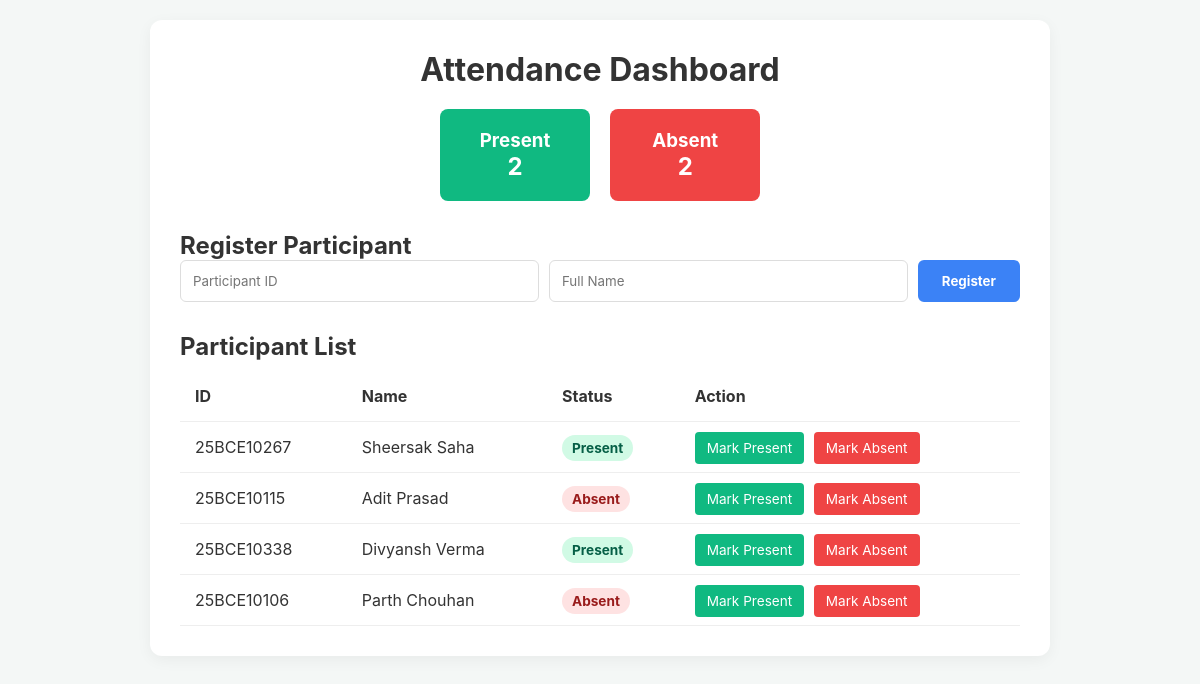
The page / on the database its author committed.
### tables this page shows
CREATE TABLE participants (id TEXT PRIMARY KEY, name TEXT, status TEXT);

### app.py (the view)
@app.route('/')
def index():
    conn = sqlite3.connect('attendance.db')
    c = conn.cursor()
    c.execute("SELECT * FROM participants")
    participants = c.fetchall()
    total_present = sum(1 for p in participants if p[2] == 'Present')
    total_absent = len(participants) - total_present
    return render_template('index.html', participants=participants, present=total_present, absent=total_absent)

### templates/index.html (shortened to what this page needs)
<!DOCTYPE html>
<html lang="en">
<head>
    <link rel="stylesheet" href="{{ url_for('static', filename='style.css') }}">
</head>
<body>
    <div class="container">
        <header>
            <h1>Attendance Dashboard</h1>
            <div class="summary-cards">
                <div class="card present">
                    <h3>Present</h3>
                    <h2>{{ present }}</h2>
                </div>
                <div class="card absent">
                    <h3>Absent</h3>
                    <h2>{{ absent }}</h2>
                </div>
            </div>
        </header>
        <section class="registration-section">
            <h2>Register Participant</h2>
            <form action="/add" method="POST" class="add-form">
                <input type="text" name="participant_id" placeholder="Participant ID" required>
                <input type="text" name="name" placeholder="Full Name" required>
                <button type="submit">Register</button>
            </form>
        </section>
        <section class="table-section">
            <h2>Participant List</h2>
            <div class="table-wrapper">
                <table>
                    <thead>
                        <tr>
                            <th>ID</th>
                            <th>Name</th>
                            <th>Status</th>
                            <th>Action</th>
                        </tr>
                    </thead>
                    <tbody>
                        {% for p in participants %}
                        <tr>
                            <td>{{ p[0] }}</td>
                            <td>{{ p[1] }}</td>
                            <td><span class="badge {{ p[2].lower() }}">{{ p[2] }}</span></td>
                            <td class="actions">
                                <a href="/update/{{ p[0] }}/Present" class="btn btn-present">Mark Present</a>
                                <a href="/update/{{ p[0] }}/Absent" class="btn btn-absent">Mark Absent</a>
                            </td>
                        </tr>
                        {% endfor %}
                    </tbody>
                </table>
            </div>
        </section>
    </div>
</body>
</html>

### static/style.css (style rules this page uses)
* { margin: 0; padding: 0; box-sizing: border-box; font-family: 'Inter', -apple-system, sans-serif; }
body { background-color: #f4f7f6; color: #333; padding: 20px; }
.container { max-width: 900px; margin: 0 auto; background: #ffffff; padding: 30px; border-radius: 12px; box-shadow: 0 4px 15px rgba(0, 0, 0, 0.05); }
header { text-align: center; margin-bottom: 30px; }
.summary-cards { display: flex; justify-content: center; gap: 20px; margin-top: 20px; }
.card { padding: 20px 40px; border-radius: 8px; color: white; min-width: 150px; }
.card.present { background-color: #10b981; }
.card.absent { background-color: #ef4444; }
.add-form { display: flex; gap: 10px; margin-bottom: 30px; flex-wrap: wrap; }
input { flex: 1; padding: 12px; border: 1px solid #ddd; border-radius: 6px; outline: none; }
button { padding: 12px 24px; background-color: #3b82f6; color: white; border: none; border-radius: 6px; cursor: pointer; font-weight: bold; transition: background 0.2s; }
.table-wrapper { overflow-x: auto; }
table { width: 100%; border-collapse: collapse; margin-top: 10px; }
th, td { padding: 15px; text-align: left; border-bottom: 1px solid #eee; }
.badge { padding: 5px 10px; border-radius: 20px; font-size: 0.85em; font-weight: bold; }
.badge.present { background: #d1fae5; color: #065f46; }
.badge.absent { background: #fee2e2; color: #991b1b; }
.btn { text-decoration: none; padding: 8px 12px; border-radius: 4px; font-size: 0.85em; color: white; margin-right: 5px; }
.btn-present { background-color: #10b981; }
.btn-absent { background-color: #ef4444; }

### rows shown on the page
participants: id "25BCE10267", name "Sheersak Saha", status "Present"
participants: id "25BCE10115", name "Adit Prasad", status "Absent"
participants: id "25BCE10338", name "Divyansh Verma", status "Present"
participants: id "25BCE10106", name "Parth Chouhan", status "Absent"

### other values the page prints
{{ present }} "2"
{{ absent }} "2"
